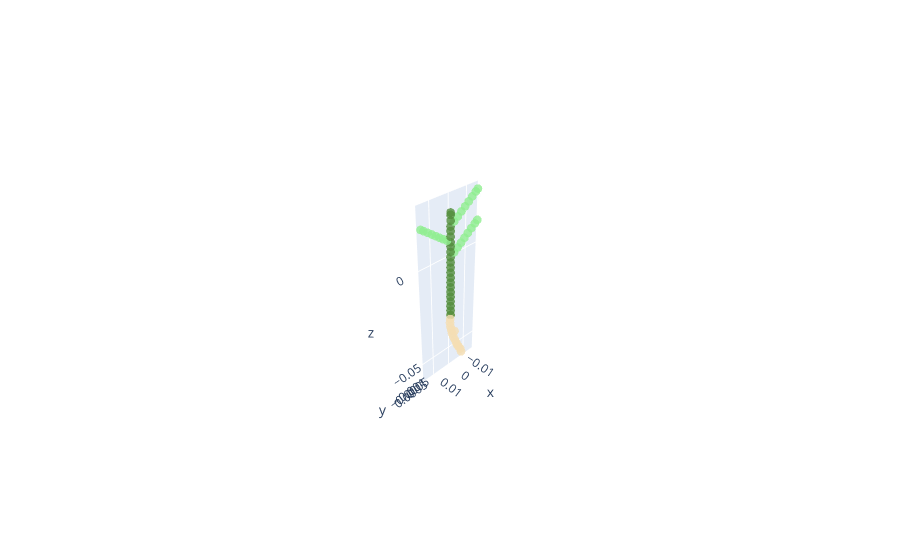

Here is the notebook cell this chart was saved with:
### Markdown cell above
### 5.2 lb, ln and la: the parameters controls branching
In the previous section, you may notice that, with the increase of the lmax, the length of the main stem increased. But with the increase length of the stem, we also get more leaves. Is it possible to reduce the leaf numbers? There are two ways, first, we could change the lb, lb is the length at bottom without any branching.

### Code cell
# change lb to 3 based on the testXML created in last section
name = 'testXML'
change_parameter('testXML', 'testXML', 'stem', '1', 'lb', 'value','3')
smallplant = CPlantBox(name, time, name) # make a plant object in python
fig = visual_plant(smallplant)    
fig.show()
# now there is 3 branches again

### Figure 1 — Plotly figure (JSON) as saved in the notebook; plotly's stock layout.template omitted (floating-point values rounded to 4 significant figures)
{"data": [{"marker": {"color": [2, 4, 2, 2, 2, 2, 2, 2, 2, 2, 2, 2, 2, 2, 2, 4, 4, 4, 4, 4, 4, 4, 4, 4, 4, 4, 4, 8, 8, 8, 8, 8, 8, 8, 8, 4, 4, 4, 8, 8, 8, 8, 8, 8, 8, 8, 4, 4, 4, 8, 8, 8, 8, 8, 8, 8, 8, 4, 4, 4], "colorscale": [[0, "wheat"], [0.5, "darkgreen"], [1, "lightgreen"]], "opacity": 0.8, "size": 3}, "mode": "markers", "type": "scatter3d", "x": [0, 0, -9.17e-05, -0.0001943, -0.0005844, -0.001183, -0.002009, -0.001755, -0.002445, -0.003358, -0.004309, -0.005286, -0.006544, -0.007838, -0.008492, 0, 0, 0, 0, 0, 0, 0, 0, 0, 0, 0, 0, -0.002023, -0.004045, -0.006068, -0.00809, -0.01011, -0.01214, -0.01416, -0.01564, 0, 0, 0, 0.002023, 0.004045, 0.006068, 0.00809, 0.01011, 0.01214, 0.01416, 0.01555, 0, 0, 0, -0.002023, -0.004045, -0.006068, -0.00809, -0.01011, -0.01214, -0.01416, -0.01534, 0, 0, 0], "y": [0, 0, -0.00027, -0.0005222, -0.0006113, -0.0006757, 0.0005925, -0.000725, -0.0005367, -0.0004017, -0.0005307, -0.0006658, -0.001026, -0.001061, -0.001145, 0, 0, 0, 0, 0, 0, 0, 0, 0, 0, 0, 0, 7.133e-17, 1.427e-16, 2.14e-16, 2.853e-16, 3.567e-16, 4.28e-16, 4.993e-16, 5.518e-16, 0, 0, 0, -9.314e-17, -1.863e-16, -2.794e-16, -3.726e-16, -4.657e-16, -5.588e-16, -6.52e-16, -7.161e-16, 0, 0, 0, 1.149e-16, 2.299e-16, 3.448e-16, 4.598e-16, 5.747e-16, 6.897e-16, 8.046e-16, 8.717e-16, 0, 0, 0], "z": [-0.03, -0.03, -0.03248, -0.03497, -0.03744, -0.03986, -0.0402, -0.0423, -0.04469, -0.04702, -0.04932, -0.05162, -0.05375, -0.05589, -0.05828, -0.0275, -0.025, -0.0225, -0.02, -0.0175, -0.015, -0.0125, -0.01, -0.0075, -0.005, -0.0025, 0, 0.001469, 0.002939, 0.004408, 0.005878, 0.007347, 0.008817, 0.01029, 0.01137, 0.0025, 0.005, 0.007, 0.008469, 0.009939, 0.01141, 0.01288, 0.01435, 0.01582, 0.01729, 0.0183, 0.0095, 0.012, 0.014, 0.01547, 0.01694, 0.01841, 0.01988, 0.02135, 0.02282, 0.02429, 0.02514, 0.0165, 0.019, 0.02]}], "layout": {"autosize": true, "scene": {"aspectmode": "data", "aspectratio": {"x": 1.886, "y": 0.1051, "z": 5.045}, "camera": {"center": {"x": 0, "y": 0, "z": 0}, "eye": {"x": 6.474, "y": 6.474, "z": 6.474}, "projection": {"type": "perspective"}, "up": {"x": 0, "y": 0, "z": 1}}}}}
